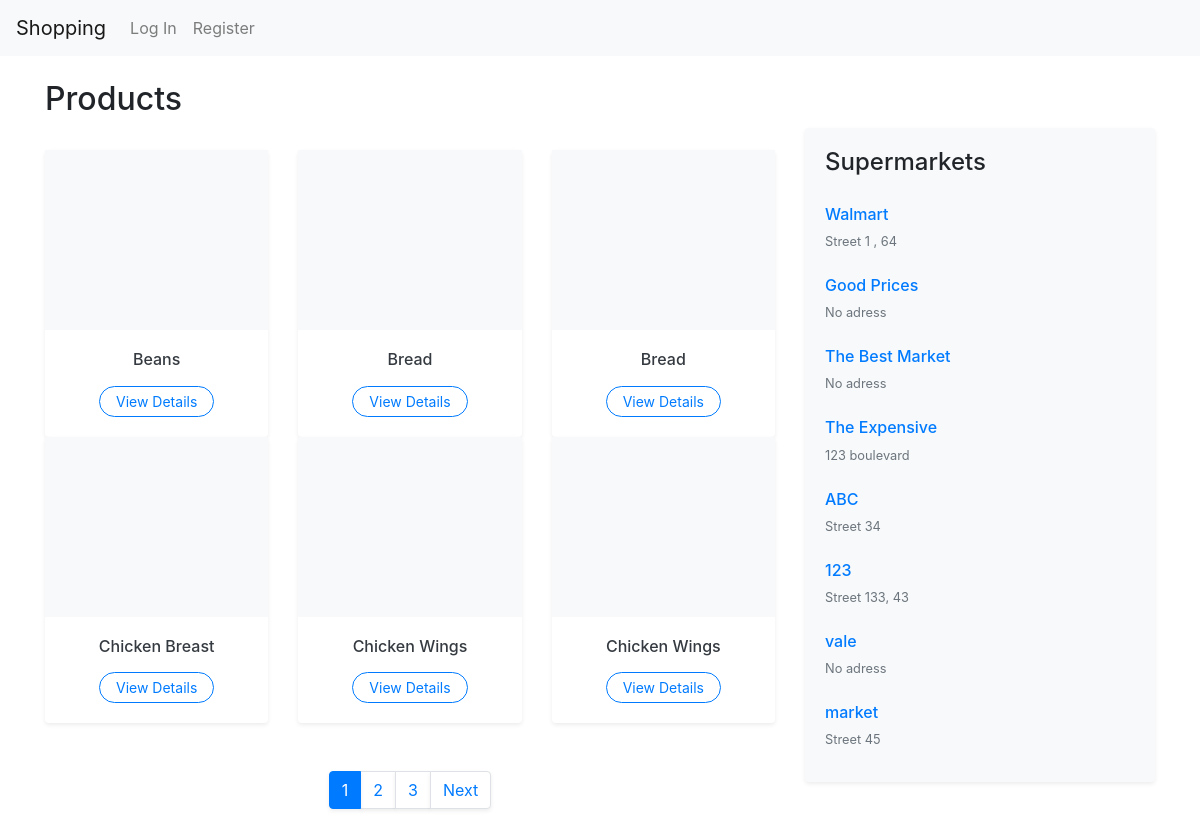
Before: / with the older database file.
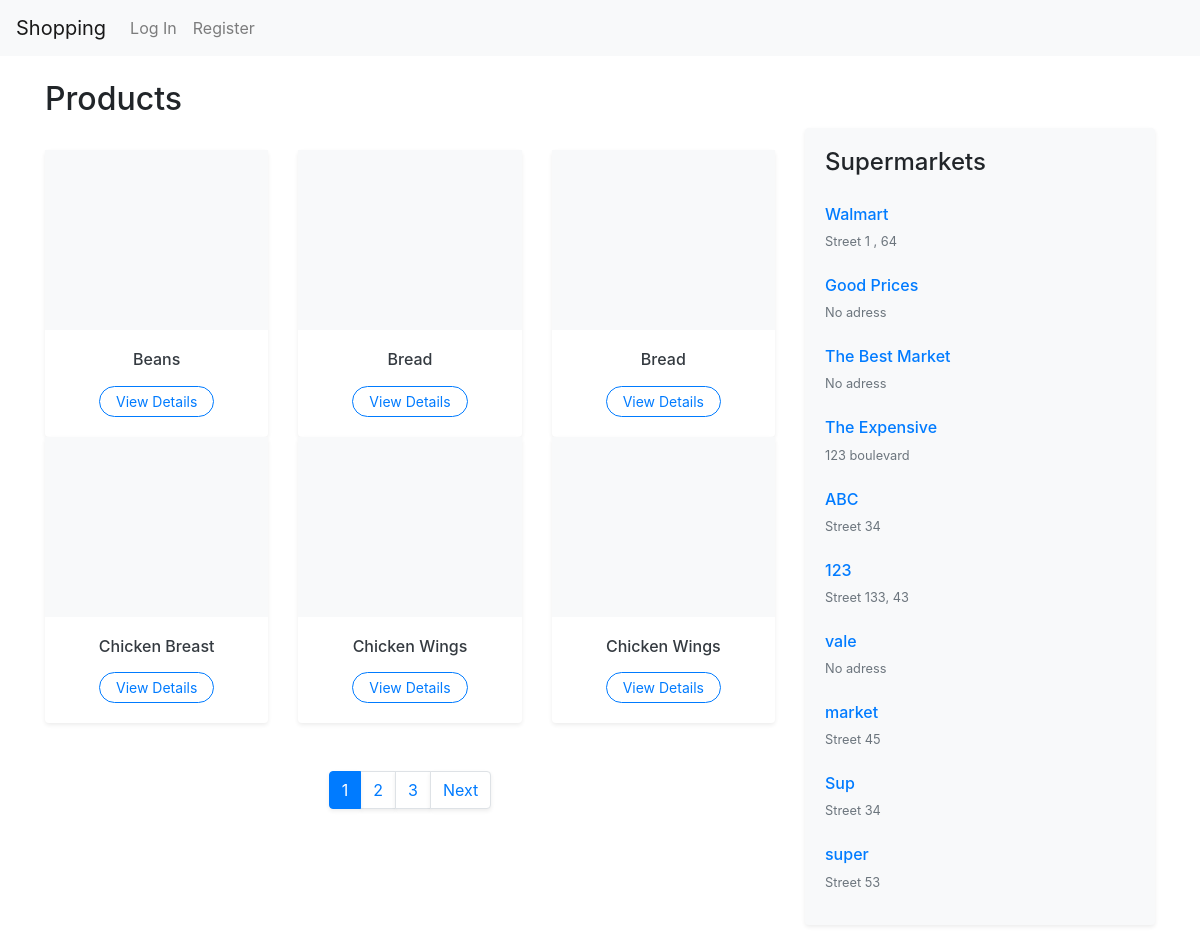
After: the same page with the newer database file.
### listsapp/models.py (models this page shows, shortened)
class Product(models.Model):
    name = models.CharField(max_length=100)
    picture = models.URLField(blank=True, null=True)
    unity = models.CharField(max_length=50)

class User(AbstractUser):
    is_supermarket = models.BooleanField(default=False)
    address = models.CharField(max_length=255, blank=True, null=True)

### listsapp/views.py (the view)
# urls.py: path("", views.index, name="index"),
def index(request):
    supermarkets = User.objects.filter(is_supermarket=True)
    product_list = Product.objects.all().order_by("name")
    paginator = Paginator(product_list, 6)
    page_number = request.GET.get("page")
    products = paginator.get_page(page_number)
    if request.headers.get('x-requested-with') == 'XMLHttpRequest':
        html = render_to_string("listsapp/includes/product_list_partial.html", {'products': products}, request=request)
        return JsonResponse({'html': html})
    listuser = None
    if request.user.is_authenticated and not request.user.is_supermarket:
        listuser = List.objects.filter(user=request.user)
    return render(request, "listsapp/index.html", {
        "supermarkets": supermarkets,
        "list": listuser,
        "products": products
    })

### listsapp/templates/listsapp/index.html (shortened to what this page needs)
{% extends "listsapp/layout.html" %}
{% block body %}
<div class="container mt-4">
    <div class="row">
        <div class="col-lg-8">
            <div class="d-flex justify-content-between align-items-center mb-4">
                <h2 class="fw-bold">Products</h2>
            </div>
            <div id="product-container">
                {% include "listsapp/includes/product_list_partial.html" %}
            </div>
        </div>
        <div class="col-lg-4 mt-5">
            <div class="card shadow-sm mb-4 border-0 bg-light">
                <div class="card-body">
                    <h4 class="card-title fw-bold mb-3">Supermarkets</h4>
                    <div class="list-group list-group-flush">
                        {% for sup in supermarkets %}
                            <a href="{% url 'supermarketpage' sup.id %}" class="list-group-item list-group-item-action bg-transparent border-0 px-0">
                                <div class="d-flex w-100 justify-content-between align-items-center">
                                    <h6 class="mb-1 text-primary">{{ sup.username }}</h6>
                                </div>
                                {% if sup.address %}
                                    <small class="text-muted"> {{ sup.address|truncatechars:30 }}</small>
                                {% else %}
                                    <small class="text-muted">No adress</small>
                                {% endif %}
                            </a>
                        {% empty %}
                            <p class="text-muted">No supermarkets found.</p>
                        {% endfor %}
                    </div>
                </div>
            </div>
        </div>
    </div>
</div>
{% endblock %}

### listsapp/templates/listsapp/includes/product_list_partial.html (shortened to what this page needs)
<div class="row row-cols-1 row-cols-md-3 g-4">
    {% for prod in products %}
    <div class="col">
        <div class="card h-100 border-0 shadow-sm hover-shadow transition">
            {% if prod.picture %}
                <img src="{{ prod.picture.url }}" class="card-img-top p-3" alt="{{ prod.name }}" style="height: 180px; object-fit: contain;">
            {% else %}
                <div class="bg-light d-flex align-items-center justify-content-center" style="height: 180px;">
                </div>
            {% endif %}
            <div class="card-body text-center">
                <h6 class="card-title mb-3">
                    <a href="{% url 'productpage' prod.id %}" class="text-decoration-none text-dark fw-bold">
                        {{ prod.name }}
                    </a>
                </h6>
                <a href="{% url 'productpage' prod.id %}" class="btn btn-sm btn-outline-primary rounded-pill px-3">View Details</a>
            </div>
        </div>
    </div>
    {% empty %}
        <div class="col-12 text-center py-5">
            <p class="text-muted">No products available.</p>
        </div>
    {% endfor %}
</div>
{% if products.paginator.num_pages > 1 %}
<nav class="mt-5">
  <ul class="pagination justify-content-center">
    {% for num in products.paginator.page_range %}
        {% if products.number == num %}
            <li class="page-item active"><span class="page-link shadow-sm">{{ num }}</span></li>
        {% elif num > products.number|add:'-3' and num < products.number|add:'3' %}
            <li class="page-item"><a class="page-link shadow-sm" href="?page={{ num }}">{{ num }}</a></li>
        {% endif %}
    {% endfor %}
    {% if products.has_next %}
      <li class="page-item">
        <a class="page-link shadow-sm" href="?page={{ products.next_page_number }}">Next</a>
      </li>
    {% endif %}
  </ul>
</nav>
{% endif %}

Changed rows visible on the page:
added User: username "Sup", address "Street 34"
added User: username "super", address "Street 53"
